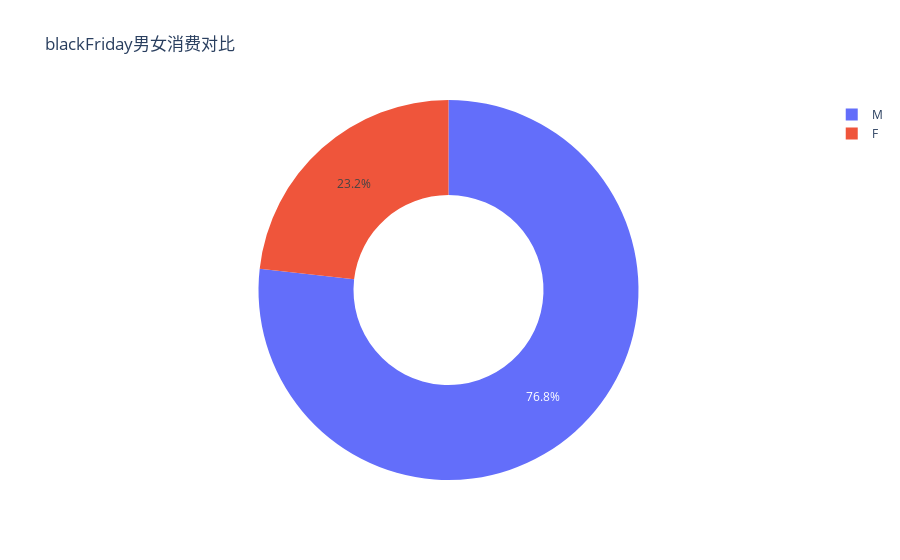

Notebook source saved alongside this figure:
### Code cell
trace = go.Pie(labels=gender_purchase.Gender.tolist(),
              values = gender_purchase.Purchase.tolist(),
              hole=0.5
              )
layout = go.Layout(title="blackFriday男女消费对比")
fig = go.Figure(data=[trace],layout=layout)
fig.show()

### Figure 1 — Plotly figure (JSON) as saved in the notebook; plotly's stock layout.template omitted (floating-point values rounded to 4 significant figures; data arrays with more than 128 entries replaced by an {"elided": "..."} marker saying what was removed)
{"data": [{"hole": 0.5, "labels": {"elided": "5891 str values"}, "type": "pie", "values": {"elided": "5891 int values"}}], "layout": {"title": {"text": "blackFriday男女消费对比"}}}
